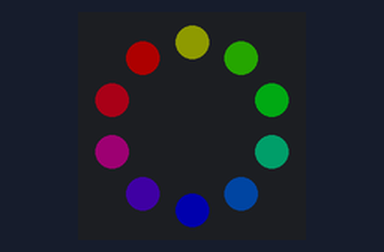
Simulated run of this program. Board: Circuit Playground running CircuitPython. On the bench: the board's ring of 10 RGB LEDs (number 0 left of the top, counting anticlockwise). Dim RGB values are drawn brighter than linear.

Above: at 0.1 s.
At 0.92 s:
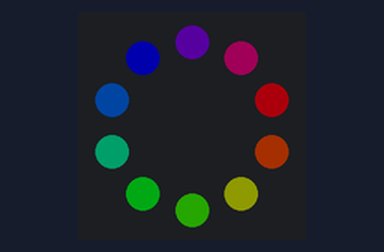
At 1.73 s:
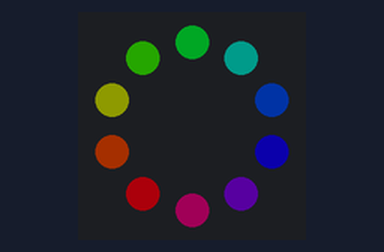
At 2.55 s:
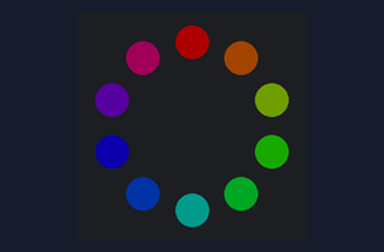
At 3.57 s:
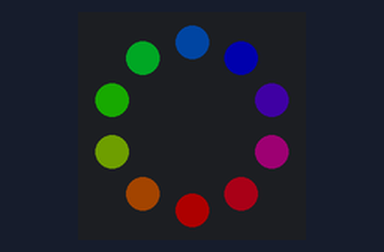
At 4.19 s:
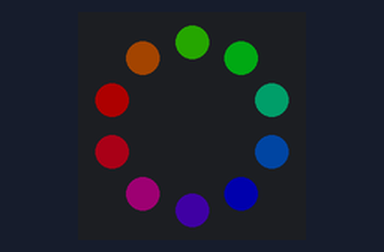

The program:

rainbow2_animate_neo.py
```python
import board
import neopixel
from adafruit_led_animation.animation.rainbowchase import RainbowChase

pixels = neopixel.NeoPixel(board.NEOPIXEL, 10, brightness=0.2)
rainbow = RainbowChase(pixels, speed=0.02, size=1, spacing=0, reverse=True, step=25)

while True:
    rainbow.animate()
```

Measured:
- by itself, everything shown: repeats every 4.3 s, in 21 steps
